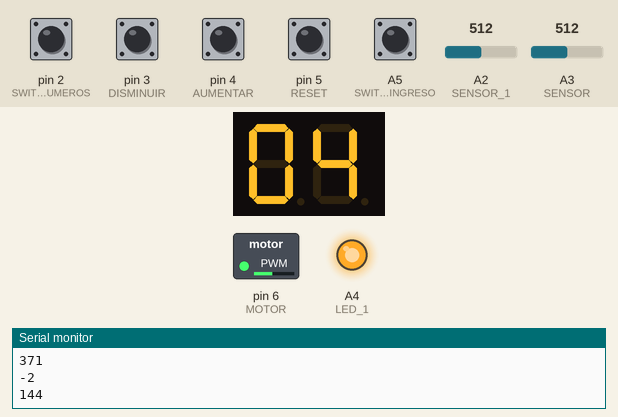
Recording of a sketch running on a simulated Arduino Uno, built with avr-gcc and run on an emulated ATmega328P. Shown: 2-digit seven-segment display, switched loads named in the sketch (green lamp = pin HIGH), output pins drawn as LEDs (lit = HIGH), the last lines printed to the serial monitor. Wiring (inferred from the names in the program): 2-digit 7-segment display, segments lit when HIGH: segments pin 13, pin 12, pin 11, pin 10, pin 9, pin 8, pin 7; digit selects A1, A0. The test bench sets the inputs (shaded band); at power-on: A5 (SWITCH_INGRESO), pin 2 (SWITCH_NUMEROS), pin 3 (DISMINUIR), pin 4 (AUMENTAR), pin 5 (RESET) HIGH, A3 (SENSOR) = 512, A2 (SENSOR_1) = 512. The segment pins are drawn as the display they are named for; pins used as bus, display or sensor lines are not drawn.

Above: at 1.2 s.
1.3 s: A3 (SENSOR) set to 716
At 1.8 s:
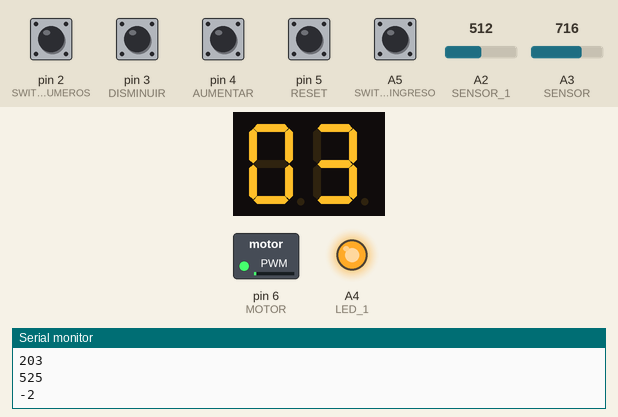
2.8 s: A3 (SENSOR) set to 900
At 3.7 s:
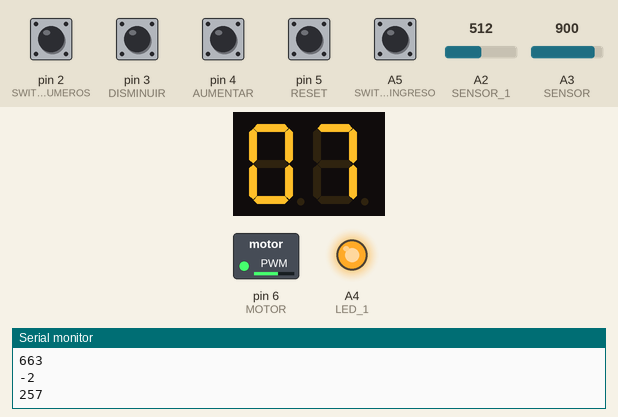
4.3 s: A2 (SENSOR_1) set to 610
5.8 s: A2 (SENSOR_1) set to 645
At 6.1 s:
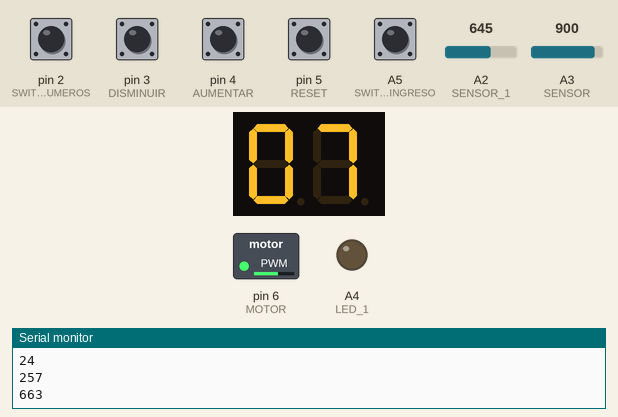
7.3 s: A3 (SENSOR) set to 306
At 8.3 s:
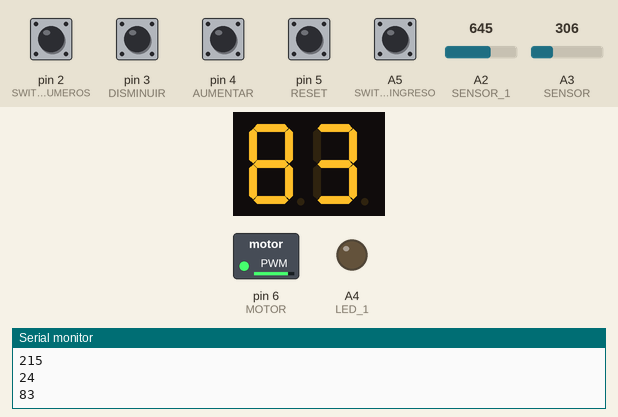
8.8 s: A3 (SENSOR) set to 122
At 9.9 s:
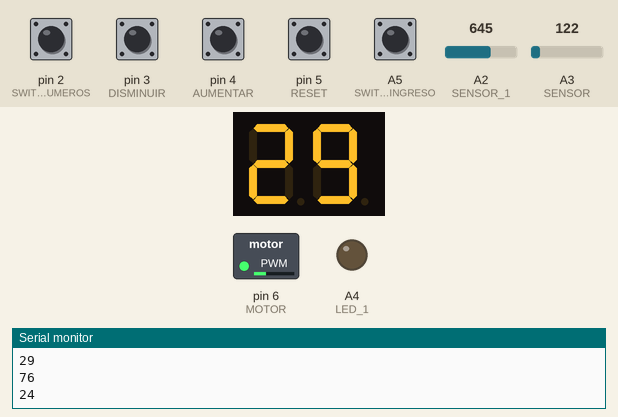
Timing chart, 0 to 11.3 s (numbered marks = the images above; inputs shaded):
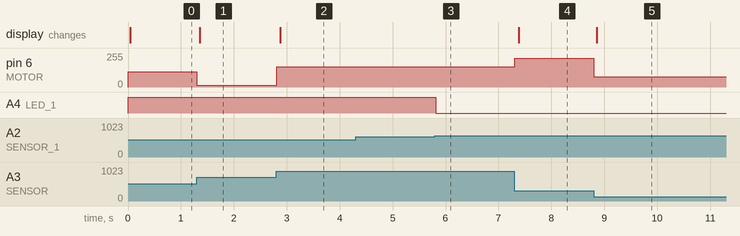

The sketch:

main_parte_4.ino
```cpp
// UTN FRA - Sistema de Procesamiento de Datos
// Juan Pablo Ledezma - Iván Laurito


/** Agregamos las variables:
*
* SWITCH_NUMEROS: correspondiente al switch usado para elegir
* entre el contador normal y el contador de primos. Este switch
* solo funciona para las ejecuciones de los botones, siempre que
* SWITCH_INGRESO esté LOW.
*
* SWITCH_INGRESO: correspondiente al switch utilizado para
* intercalar entre el conteo de números por medio de los botones
* como se realizó en la Parte 1 y el conteo por medio del sensor
* de temperatura. El valor mínimo del sensor devuelve el 0 y
* su valor máximo devuelve el 99. El número devuelto se mostrará
* en el display con la multiplexación de la misma manera que en
* la Parte 1.
*
* SENSOR: referente a la entrada analógica del sensor de temperatura.
*
* MOTOR: referente a la salida digital del motor
*/


#define A 13
#define B 12
#define C 11
#define D 10
#define E 9
#define F 8
#define G 7
#define RESET 5
#define AUMENTAR 4
#define DISMINUIR 3
#define SWITCH_NUMEROS 2
#define SWITCH_INGRESO A5
#define UNIDADES A0
#define DECENAS A1
#define SENSOR A3
#define MOTOR 6
#define DELAY 10
#define SENSOR_1 A2
#define LED_1 A4

typedef struct {
  bool ejecucion;
  bool estadoAnterior;
}estructura;


estructura detectarPulsacion(bool estadoActual, bool estadoAnterior);


void mostrarNumero(int num);


void encenderDisplays(int posicion);


void encenderNumero(int numero);


int normalizarContador(int contador, int limiteInferior, int limiteSuperior);


/**
*  Contador de primos:
*
*  Cuando el switch está en modo 'Números primos', el contador de
*  primos aumenta o disminuye según qué botón se presionó.
*  Si ese nuevo número no es primo, se repite la acción hasta
*  que el número cumpla con esa condición. Entonces, la función
*  muestra el siguiente o el anterior número primo según corresponda.
*
*  Si el número primo mostrado es 97, al presionar el botón de
*  Aumentar' el contador pasa a ser 2.
*  Si el número primo mostrado es 2, al presionar el botón de
*  'Disminuir' el contador pasa a ser 97.
*
*/
bool esPrimo(int numero);


void setup()
{
  pinMode(A, OUTPUT);
  pinMode(B, OUTPUT);
  pinMode(C, OUTPUT);
  pinMode(D, OUTPUT);
  pinMode(E, OUTPUT);
  pinMode(F, OUTPUT);
  pinMode(G, OUTPUT);
  pinMode(RESET, INPUT_PULLUP);
  pinMode(AUMENTAR, INPUT_PULLUP);
  pinMode(DISMINUIR, INPUT_PULLUP);
  pinMode(SWITCH_NUMEROS, INPUT_PULLUP);
  pinMode(SWITCH_INGRESO, INPUT_PULLUP);
  pinMode(UNIDADES, OUTPUT);
  pinMode(DECENAS, OUTPUT);
  pinMode(SENSOR, INPUT);
  pinMode(SENSOR_1, INPUT_PULLUP);
  pinMode(LED_1, OUTPUT);
  digitalWrite(UNIDADES, 0);
  digitalWrite(DECENAS, 0);
  encenderNumero(0);
  Serial.begin(9600);
}

int numero;
int numeroPrimo = 2;
int numeroContador = 0;
int numeroMotor;
int lectura;

bool btnSumarEstadoActual;
bool btnRestarrEstadoActual;
bool btnResetEstadoActual;

bool btnSumarEstadoAnterior = false;
bool btnRestarrEstadoAnterior = false;
bool btnResetEstadoAnterior = false;
bool estadoSwitchNumeros;
bool estadoSwitchIngreso;

estructura deteccionSuma;
estructura deteccionResta;
estructura deteccionReset;

int lecturaSensor1;


void loop()
{
  lecturaSensor1 = analogRead(SENSOR_1);
  lecturaSensor1 = map(lecturaSensor1,524,1023,0,100);

    if (lecturaSensor1 <= 20)
    digitalWrite(LED_1, HIGH);
  else
    digitalWrite(LED_1, LOW);


  btnSumarEstadoActual = !(digitalRead(AUMENTAR));
  btnRestarrEstadoActual = !(digitalRead(DISMINUIR));
  btnResetEstadoActual = !(digitalRead(RESET));
  estadoSwitchNumeros = !(digitalRead(SWITCH_NUMEROS));
  estadoSwitchIngreso = !(digitalRead(SWITCH_INGRESO));

  deteccionSuma = detectarPulsacion(btnSumarEstadoActual, btnSumarEstadoAnterior);
  btnSumarEstadoAnterior = deteccionSuma.estadoAnterior;

  deteccionResta = detectarPulsacion(btnRestarrEstadoActual, btnRestarrEstadoAnterior);
  btnRestarrEstadoAnterior = deteccionResta.estadoAnterior;

  deteccionReset = detectarPulsacion(btnResetEstadoActual, btnResetEstadoAnterior);
  btnResetEstadoAnterior = deteccionReset.estadoAnterior;

  /**
  *
  * Si el switch de ingresos está en HIGH, se podrán usar los
  * botones para aumentar, disminuir o resetear al valor mínimo
  * el número exhibido en el display y se podrá cambiar entre
  * el conteo normal de número y el conteo de números primos
  * exclusivamente.
  *
  * Si el switch de ingresos está en HIGH, los displays mostrarán
  * un número entre 0 y 99 y se aumentará la frecuencia del motor
  * hasta un máximo cercano a 3000 rpm según el valor devuelto por
  * el sensor de temperatura.
  *
  * Ambas aplicaciones funcionan aisladamente.
  *
  */

  if (estadoSwitchIngreso == HIGH) {

    if (estadoSwitchNumeros == HIGH){
      if (deteccionSuma.ejecucion){
      numeroContador++;
      }
      if (deteccionResta.ejecucion){
      numeroContador--;
      }
      if (deteccionReset.ejecucion){
      numeroContador = 0;
      }
      numeroContador = normalizarContador(numeroContador, 0, 99);
      numero = numeroContador;
    }
    else{
      if (deteccionSuma.ejecucion){
        numeroPrimo++;
        /*while (!esPrimo(numeroPrimo)){
          if (numeroPrimo > 99){
              numeroPrimo = 2;
              break;
          }
          numeroPrimo++;
          Serial.println(numeroPrimo);
        }*/
        while (numeroPrimo % 2 != 0){
          if (numeroPrimo > 99){
              numeroPrimo = 0;
              break;
          }
          numeroPrimo++;
          Serial.println(numeroPrimo);
        }
      }
      if (deteccionResta.ejecucion){
        numeroPrimo--;
        /*while (!esPrimo(numeroPrimo)){
          if (numeroPrimo < 2){
              numeroPrimo = 97;
              break;
          }
          numeroPrimo--;
        }*/
        while (numeroPrimo % 2 != 0){
          if (numeroPrimo < 0){
              numeroPrimo = 98;
              break;
          }
          numeroPrimo--;
          Serial.println(numeroPrimo);
        }
      }
      if (deteccionReset.ejecucion){
        numeroPrimo = 2;
      }
      numero = numeroPrimo;
    }
  }
  else
  {
    /**
    *
    * Si el switch de ingreso esta en modo sensor, se obtendrá
    * el valor analógico del sensor de temperatura. Luego, se usará
    * la función map() para devolver el valor equivalente entre
    * 0 y 99 y éste se mostrará en los displays. Simultáneamente,
    * se usará map() para devolver el valor equivalente entre
    * 0 y 255, el cual definirá la frecuencia del motor
    *
    */
    lectura = analogRead(SENSOR);
    numeroMotor = map(lectura, 20, 358, 0, 255);
    numero = map(lectura, 20, 358, 0, 99);
    Serial.println(numero);
    Serial.println(numeroMotor);
    analogWrite(MOTOR, numeroMotor);

  }

  Serial.println(lecturaSensor1);
  mostrarNumero(numero);

}

void mostrarNumero(int num) {
  digitalWrite(UNIDADES, HIGH);
  digitalWrite(DECENAS, HIGH);
  encenderNumero(num % 10);
  encenderDisplays(UNIDADES);
  digitalWrite(UNIDADES, HIGH);
  digitalWrite(DECENAS, HIGH);
  encenderNumero(num / 10);
  encenderDisplays(DECENAS);
}

void encenderDisplays(int posicion)
{
  if (posicion == UNIDADES)
  {
    digitalWrite(UNIDADES, LOW);
    digitalWrite(DECENAS, HIGH);
    delay(DELAY);
  }
  else
  {
    digitalWrite(DECENAS, LOW);
    digitalWrite(UNIDADES, HIGH);
    delay(DELAY);
  }
}


void encenderNumero(int numero){
  digitalWrite(A, LOW);
  digitalWrite(B, LOW);
  digitalWrite(C, LOW);
  digitalWrite(D, LOW);
  digitalWrite(E, LOW);
  digitalWrite(F, LOW);
  digitalWrite(G, LOW);
  switch (numero){
    case 1:
  	  digitalWrite(B, HIGH);
      digitalWrite(C, HIGH);
      break;
    case 2:
  	  digitalWrite(A, HIGH);
  	  digitalWrite(B, HIGH);
      digitalWrite(E, HIGH);
  	  digitalWrite(D, HIGH);
      digitalWrite(G, HIGH);
      break;
    case 3:
      digitalWrite(A, HIGH);
  	  digitalWrite(B, HIGH);
      digitalWrite(C, HIGH);
  	  digitalWrite(D, HIGH);
      digitalWrite(G, HIGH);
      break;
    case 4:
  	  digitalWrite(B, HIGH);
      digitalWrite(C, HIGH);
  	  digitalWrite(F, HIGH);
      digitalWrite(G, HIGH);
      break;
    case 5:
  	  digitalWrite(A, HIGH);
      digitalWrite(C, HIGH);
      digitalWrite(D, HIGH);
  	  digitalWrite(F, HIGH);
      digitalWrite(G, HIGH);
      break;
    case 6:
  	  digitalWrite(A, HIGH);
      digitalWrite(C, HIGH);
      digitalWrite(D, HIGH);
      digitalWrite(E, HIGH);
  	  digitalWrite(F, HIGH);
      digitalWrite(G, HIGH);
      break;
    case 7:
  	  digitalWrite(A, HIGH);
      digitalWrite(B, HIGH);
      digitalWrite(C, HIGH);
      break;
    case 8:
  	  digitalWrite(A, HIGH);
      digitalWrite(B, HIGH);
      digitalWrite(C, HIGH);
      digitalWrite(D, HIGH);
      digitalWrite(E, HIGH);
  	  digitalWrite(F, HIGH);
      digitalWrite(G, HIGH);
      break;
    case 9:
  	  digitalWrite(A, HIGH);
      digitalWrite(B, HIGH);
      digitalWrite(C, HIGH);
      digitalWrite(D, HIGH);
  	  digitalWrite(F, HIGH);
      digitalWrite(G, HIGH);
      break;
    default:
  	  digitalWrite(A, HIGH);
      digitalWrite(B, HIGH);
      digitalWrite(C, HIGH);
      digitalWrite(D, HIGH);
      digitalWrite(E, HIGH);
  	  digitalWrite(F, HIGH);
      break;
  }
}


estructura detectarPulsacion(bool estadoActual, bool estadoAnterior){
  estructura devolucion;
  devolucion.estadoAnterior = estadoAnterior;

  if (estadoActual != estadoAnterior){
    devolucion.estadoAnterior = estadoActual;
    devolucion.ejecucion = estadoActual;
  }
  else{
    devolucion.ejecucion = false;
  }

  return devolucion;
}


int normalizarContador(int contador, int limiteInferior, int limiteSuperior){

  int diferencia;

  if (contador > limiteSuperior){
    diferencia = contador - limiteSuperior;
    contador = limiteInferior + diferencia - 1;
  }
  if (contador < limiteInferior){
    diferencia = limiteInferior - contador;
    contador = limiteSuperior - diferencia + 1;
  }

  return contador;
}

bool esPrimo(int numero) {
  if (numero < 2) {
    return false;
  }
  for (int i = 2; i <= (numero / 2); i++) {
    if (numero % i == 0) {
    return false;
    }
}
  return true;
}
```

Measured:
- the behaviour switches between 628 and 629 on A2 (SENSOR_1) (found by bisection; images 2 and 3)
- after the input at 1.3 s, pin 6 (MOTOR): 115/255 → 13/255 at once; the display: changes after 0.06 s (image 1)
- after the input at 2.8 s, pin 6 (MOTOR): 13/255 → 151/255 at once; the display: changes after 0.08 s (image 2)
- after the input at 5.8 s, A4 (LED_1): HIGH → LOW at once
- after the input at 7.3 s, pin 6 (MOTOR): 151/255 → 215/255 at once; the display: changes after 0.08 s (image 4)
- after the input at 8.8 s, pin 6 (MOTOR): 215/255 → 76/255 at once; the display: changes after 0.06 s (image 5)
